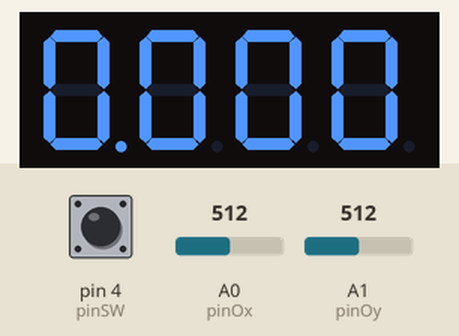
The sketch below on a simulated Arduino Uno, built with avr-gcc and run on an emulated ATmega328P. Shown: 4-digit seven-segment display. Wiring (inferred from the names in the program): 4-digit 7-segment display, segments lit when HIGH: segments pin 12, pin 8, pin 5, pin 3, pin 2, pin 11, pin 6, A2; digit selects pin 7, pin 9, pin 10, pin 13. The test bench sets the inputs (shaded band); at power-on: A0 (pinOx) = 512, pin 4 (pinSW) HIGH, A1 (pinOy) = 512. The segment pins are drawn as the display they are named for.

Above: at 1.2 s.
1.3 s: A0 (pinOx) set to 610
At 2.4 s:
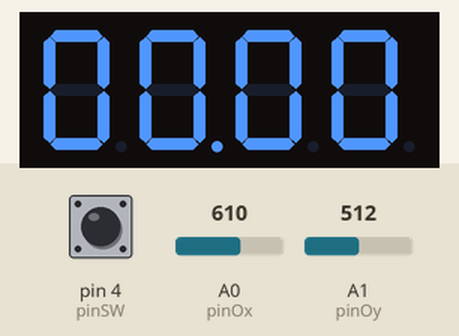
Timing chart, 0 to 4.3 s (numbered marks = the images above; inputs shaded):
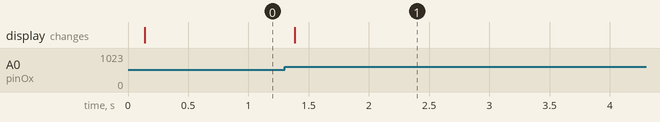

The sketch:

4DiGIT_7-Segments_ControlwithJoystick.ino
```cpp
//declare the pins
const int pinA = 12;
const int pinB = 8;
const int pinC = 5;
const int pinD = 3;
const int pinE = 2;
const int pinF = 11;
const int pinG = 6;
const int pinDP = A2;
const int pinD1 = 7;
const int pinD2 = 9;
const int pinD3 = 10;
const int pinD4 = 13;

const int pinSW = 4;
const int pinOx = A0;
const int pinOy = A1;

int switchValue;
int xValue;
int yValue;

const int segSize = 8;
const int noOfDisplays = 4;
const int noOfDigits = 10;

int dpState = LOW;
int swState = LOW;

int currentDisplay = 0;
int minThreashold = 400;
int maxThreashold = 600;

bool joyMovedOx = false;
bool joyMovedOy = false;

//by default the current state of the display is locked
bool switchPressedI = false;
bool switchPressedII = true;

int currentNumber[noOfDisplays] = {
  0, 0, 0, 0
};

int currentDPState[noOfDisplays] = {
  600, 0, 0, 0
};

int segments[segSize] = {
  pinA, pinB, pinC, pinD, pinE, pinF, pinG, pinDP
};

int digits[noOfDisplays] = {
  pinD1, pinD2, pinD3, pinD4
 };

byte digitMatrix[noOfDigits][segSize - 1] = {
// a  b  c  d  e  f  g
  {1, 1, 1, 1, 1, 1, 0}, // 0
  {0, 1, 1, 0, 0, 0, 0}, // 1
  {1, 1, 0, 1, 1, 0, 1}, // 2
  {1, 1, 1, 1, 0, 0, 1}, // 3
  {0, 1, 1, 0, 0, 1, 1}, // 4
  {1, 0, 1, 1, 0, 1, 1}, // 5
  {1, 0, 1, 1, 1, 1, 1}, // 6
  {1, 1, 1, 0, 0, 0, 0}, // 7
  {1, 1, 1, 1, 1, 1, 1}, // 8
  {1, 1, 1, 1, 0, 1, 1}  // 9
};

//activate the display received as parameter
void setDigit(int digit) {
  for(int i = 0; i < noOfDigits; i++) {
    digitalWrite(digits[i], HIGH);
  }
  digitalWrite(digits[digit], LOW);
}

void displayNumber(byte digit, int decimalPoint) {
  for (int i = 0; i < segSize - 1; i++) {
    digitalWrite(segments[i], digitMatrix[digit][i]);
  }
  //write the decimal point to pinDP
  analogWrite(segments[segSize - 1], decimalPoint);
}

void setup() {
  for(int i = 0; i < segSize - 1; i++) {
    pinMode(segments[i], OUTPUT);
  }

  for(int i = 0; i < noOfDisplays; i++) {
    pinMode(digits[i], OUTPUT);
  }

  pinMode(pinSW, INPUT_PULLUP);
  pinMode(pinOx, INPUT);
  pinMode(pinOy, INPUT);
  Serial.begin(9600);
}

void loop() {
  swState = digitalRead(pinSW);

  if(swState == LOW)
  {
    if(switchPressedI == false && switchPressedII == true) {
      switchPressedI = true;
      switchPressedII = false;
    }else if(switchPressedI == true && switchPressedII == true) {
      switchPressedI = false;
      switchPressedII = false;
    }
  }else{
    switchPressedII = true;
  }

  xValue = analogRead(pinOx);

  if(xValue <= minThreashold && joyMovedOx == false && switchPressedI == false){
    if(currentDisplay > 0) {
      currentDPState[currentDisplay] = 0;
      currentDisplay--;
      currentDPState[currentDisplay] = 600;
    }
    else{
      currentDisplay = noOfDisplays - 1;
      currentDPState[0] = 0;
      currentDPState[currentDisplay] = 600;
    }
    joyMovedOx =true;
  }

  if(xValue >= maxThreashold && joyMovedOx == false && switchPressedI == false){
    if(currentDisplay < noOfDisplays) {
      currentDPState[currentDisplay] = 0;
      currentDisplay++;
      currentDPState[currentDisplay] = 600;
    }
    else{
      currentDisplay = 0;
      currentDPState[noOfDisplays - 1] = 0;
      currentDPState[currentDisplay] = 600;
    }
    joyMovedOx = true;
  }

  if(xValue > minThreashold && xValue < maxThreashold){
    joyMovedOx = false;
  }

  yValue = analogRead(pinOy);

  if (yValue <= minThreashold && joyMovedOy == false && switchPressedI == true) {
    if(currentNumber[currentDisplay] > 0) {
      currentNumber[currentDisplay]--;
    }else {
      currentNumber[currentDisplay] = 9;
    }
    joyMovedOy = true;
  }

  if (yValue >= maxThreashold && joyMovedOy == false && switchPressedI == true) {
    if(currentNumber[currentDisplay] < 9) {
      currentNumber[currentDisplay]++;
    }else {
      currentNumber[currentDisplay] = 0;
    }
    joyMovedOy = true;
  }

  if(yValue >= minThreashold && yValue <= maxThreashold){
     joyMovedOy = false;
  }

  for(int i = 0; i < noOfDisplays; i++){
    setDigit(i);
    displayNumber(currentNumber[i], currentDPState[i]);
    delay(25);
  }

}
```

Measured:
- after the input at 1.3 s, the display: changes after 0.08 s (image 1)
